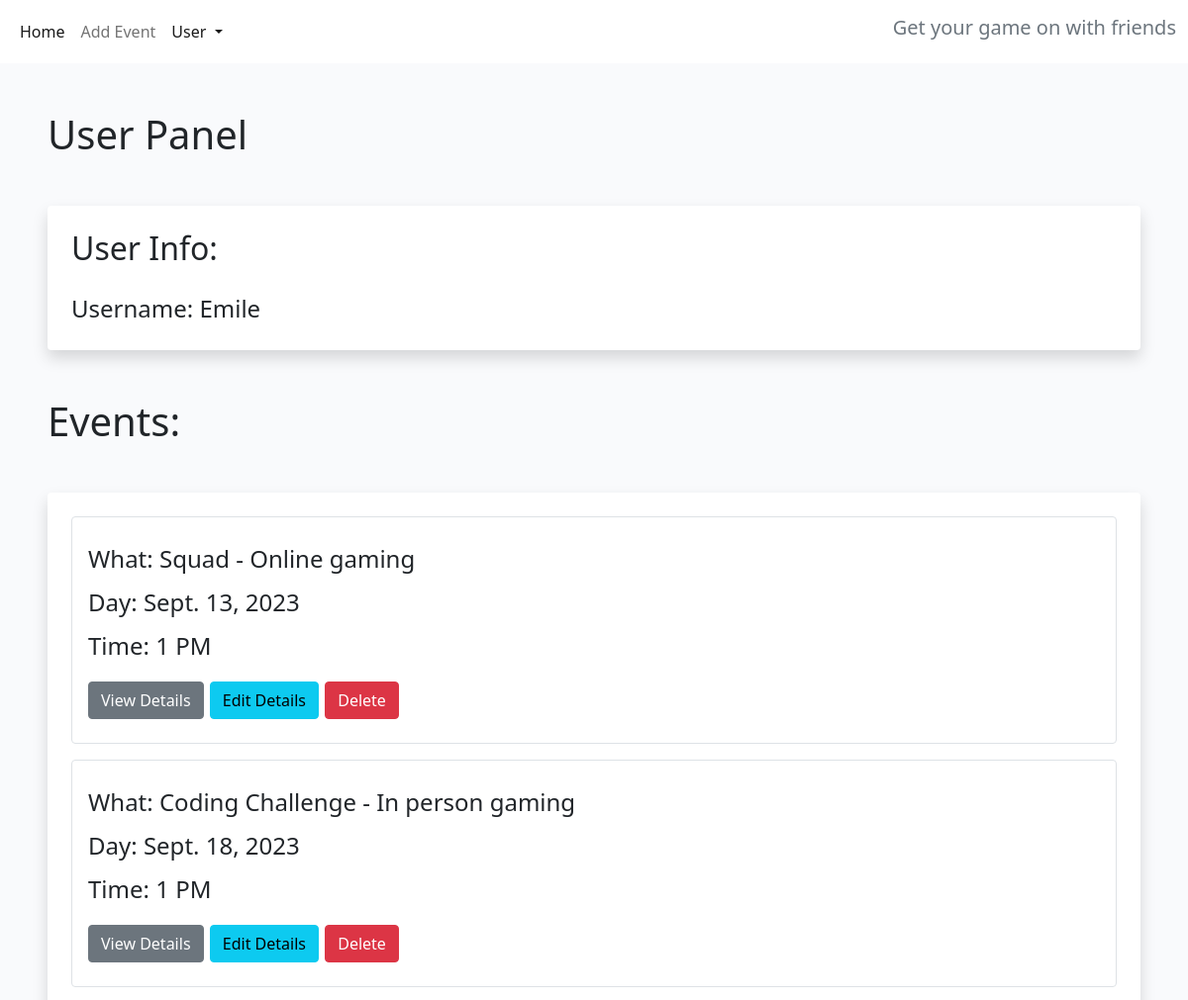
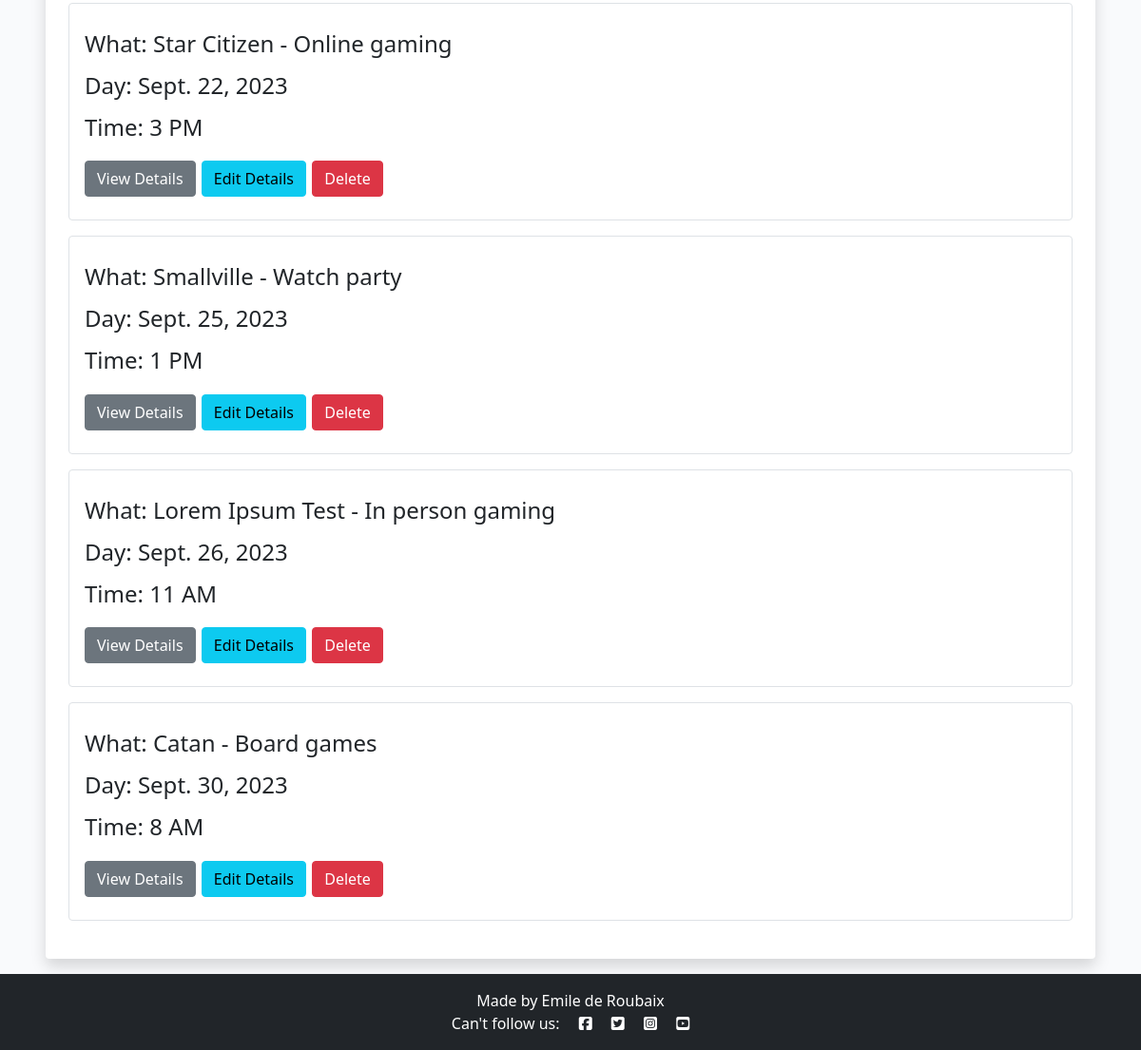
The page /user-panel (signed in) on the database its author committed (2 pictures, top to bottom).
### game_dates/models.py (models this page shows, shortened)
class Appointment(models.Model):
    user = models.ForeignKey(
        User, on_delete=models.CASCADE, null=True, blank=True)
    type = models.CharField(
        max_length=50, choices=SERVICE_CHOICES, default="Online gaming")
    day = models.DateField(default=datetime.now)
    time = models.CharField(
        max_length=24, choices=TIME_CHOICES)
    updated_on = models.DateTimeField(auto_now=True)
    description = models.CharField(
        max_length=50, null=True)
    content = models.TextField()
    created_on = models.DateTimeField(auto_now_add=True)
    approved = models.BooleanField(default=True)
    attending = models.ManyToManyField(
        User, related_name='event_attending', blank=True)
    tentative = models.ManyToManyField(
        User, related_name='event_tentative', blank=True)
    class Meta:
        ordering = ["-created_on"]

### game_dates/views.py (the view)
# urls.py: path('user-panel', views.userPanel, name='userPanel'),
def userPanel(request):
    user = request.user
    appointments = Appointment.objects.filter(user=user).order_by(
        'day', 'time')
    return render(request, 'userPanel.html', {
        'user': user,
        'appointments': appointments,
    })

### game_dates/templates/userPanel.html
{% extends "base.html" %}
{% block content %}
{% if user.is_authenticated %}
<h1 class=" ms-5 mt-5 ">User Panel</h1>
<div class="shadow p-4 mb-5 bg-body bg-body rounded text-black  m-5 ">
    <h2 class="">User Info:</h2>
    <ul class="list-group fs-4 mt-3">
            <li class="list-group mt-2">Username: {{ user.username }}</li>
    </ul>
</div>
{% if appointments.count > 0 %}
<div class="mt-5 ">
    <h1 class=" ms-5">Events:</h1>
    <div class="shadow p-4 mb-3 bg-body bg-body rounded text-black  m-5">
        {% for appointment in appointments %}
        <div class="list-group fs-4 border p-3 mb-3">
            <p class="list-group mt-2">What: {{ appointment.description }} - {{ appointment.type }}</p>
            <p class="list-group mt-2">Day: {{ appointment.day }}</p>
            <p class="list-group mt-2">Time: {{ appointment.time }}</p>
            <div class="mt-3 mb-2">
                <a href="{% url 'bookingDetails' appointment.id %}" class="btn btn-secondary">View Details</a>
                <a href="{% url 'bookingUpdate' appointment.id %}" class="btn btn-info">Edit Details</a>
                <a href="{% url 'bookingDelete' appointment.id %}" class="btn btn-danger">Delete</a>
            </div>
        </div>
        {% endfor %}
    </div>
</div>
{% endif %}
{% else %}
<div class="shadow p-4 mb-5 bg-body bg-body rounded text-black  m-5">
    <h1 class="p-2  ms-3">First Sign in!</h1>
    <a href="{% url 'login' %}" class="btn btn-primary text-white">Sign in</a>
</div>
{% endif %}
{% endblock %}

### static/css/style.css (style rules this page uses)
body { background-color: #F9FAFC; }
.main-bg { background-color: #F9FAFC; }

### rows shown on the page
Appointment: description "Squad", type "Online gaming", day "Sept. 13, 2023", time "1 PM"
Appointment: description "Coding Challenge", type "In person gaming", day "Sept. 18, 2023", time "1 PM"
Appointment: description "Star Citizen", type "Online gaming", day "Sept. 22, 2023", time "3 PM"
Appointment: description "Smallville", type "Watch party", day "Sept. 25, 2023", time "1 PM"
Appointment: description "Lorem Ipsum Test", type "In person gaming", day "Sept. 26, 2023", time "11 AM"
Appointment: description "Catan", type "Board games", day "Sept. 30, 2023", time "8 AM"

### other values the page prints
{{ user.username }} "Emile"
